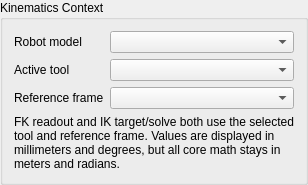
          <widget class="QGroupBox" name="contextGroupBox">
           <property name="title">
            <string>Kinematics Context</string>
           </property>
           <layout class="QVBoxLayout" name="verticalLayout_2">
            <item>
             <layout class="QFormLayout" name="contextFormLayout">
              <property name="labelAlignment">
               <set>Qt::AlignmentFlag::AlignLeading|Qt::AlignmentFlag::AlignLeft|Qt::AlignmentFlag::AlignVCenter</set>
              </property>
              <item row="0" column="0">
               <widget class="QLabel" name="robotModelLabel">
                <property name="text">
                 <string>Robot model</string>
                </property>
               </widget>
              </item>
              <item row="0" column="1">
               <widget class="QComboBox" name="robotModelComboBox">
                <property name="toolTip">
                 <string>Switching the robot model reopens the visualizer with that preset, its STL meshes, and its collision profiles.</string>
                </property>
               </widget>
              </item>
              <item row="1" column="0">
               <widget class="QLabel" name="toolLabel">
                <property name="text">
                 <string>Active tool</string>
                </property>
               </widget>
              </item>
              <item row="1" column="1">
               <widget class="QComboBox" name="toolComboBox"/>
              </item>
              <item row="2" column="0">
               <widget class="QLabel" name="referenceFrameLabel">
                <property name="text">
                 <string>Reference frame</string>
                </property>
               </widget>
              </item>
              <item row="2" column="1">
               <widget class="QComboBox" name="referenceFrameComboBox"/>
              </item>
             </layout>
            </item>
            <item>
             <widget class="QLabel" name="contextHintLabel">
              <property name="text">
               <string>FK readout and IK target/solve both use the selected tool and reference frame. Values are displayed in millimeters and degrees, but all core math stays in meters and radians.</string>
              </property>
              <property name="wordWrap">
               <bool>true</bool>
              </property>
             </widget>
            </item>
           </layout>
          </widget>
